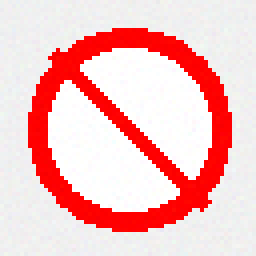
#> input picture datasets/00000/00000_00003.ppm, 64 x 64 px, given in place of img1.jpg, which was not available (shown 4 times larger)
$ python stitch.py
#> lines starting #> are read from the running program, lines starting #| are printed output that depends on the picture; pictures that were not available may be replaced by others from this repository, and a replacement may not be noted
import sys
import argparse
import cv2
import numpy as np

def argument_parser():
    parser = argparse.ArgumentParser(description='Stitch two images together')
    parser.add_argument("--query-image", dest="query_image", required=True,
                        help="First image that needs to be stitched")
    parser.add_argument("--train-image", dest="train_image", required=True,
                        help="Second image that needs to be stitched")
    parser.add_argument("--min-match-count", dest="min_match_count", type=int,
                        required=False, default=10, help="Minimum number of matches required")
    return parser

# Warp img2 to img1 using the homography matrix H
def warpImages(img1, img2, H):
    rows1, cols1 = img1.shape[:2]
    rows2, cols2 = img2.shape[:2]

    list_of_points_1 = np.float32([[0,0], [0,rows1], [cols1,rows1], [cols1,0]]).reshape(-1,1,2)
    temp_points = np.float32([[0,0], [0,rows2], [cols2,rows2], [cols2,0]]).reshape(-1,1,2)
    list_of_points_2 = cv2.perspectiveTransform(temp_points, H)

    list_of_points = np.concatenate((list_of_points_1, list_of_points_2), axis=0)
    [x_min, y_min] = np.int32(list_of_points.min(axis=0).ravel() - 0.5)
    [x_max, y_max] = np.int32(list_of_points.max(axis=0).ravel() + 0.5)

    translation_dist = [-x_min,-y_min]
    H_translation = np.array([[1, 0, translation_dist[0]], [0, 1, translation_dist[1]], [0,0,1]])

    output_img = cv2.warpPerspective(img2, H_translation.dot(H), (x_max-x_min, y_max-y_min))
    output_img[translation_dist[1]:rows1+translation_dist[1], translation_dist[0]:cols1+translation_dist[0]] = img1
    return output_img

if __name__=='__main__':
    # Hard coded paths, remove argparse dependency for testing
    img1 = cv2.imread("D:\\project_envs\\endoscopy-pano\\opencv-learning\\module02-ch05-creating-a-panoramic-image\\img1.jpg", 0)
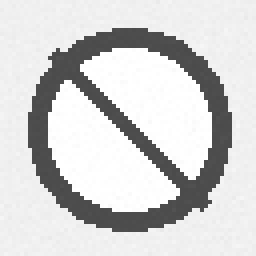
#> img1: shape (64, 64) (shown 4 times larger); min 74, max 255, mean 208.5
    img2 = cv2.imread("D:\\project_envs\\endoscopy-pano\\opencv-learning\\module02-ch05-creating-a-panoramic-image\\img2.jpg", 0)
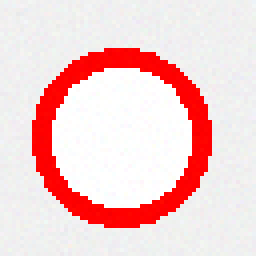
#> input picture datasets/00000/00000_00004.ppm, 64 x 64 px, given in place of img2.jpg, which was not available (shown 4 times larger)
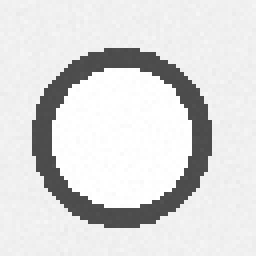
#> img2: shape (64, 64) (shown 4 times larger); min 74, max 255, mean 218.9
    min_match_count = 10

    if img1 is None or img2 is None:
        print("ERROR: Cannot load images! Check file path")
        exit()

    cv2.imshow('Query image', img1)
    cv2.imshow('Train image', img2)

    # Initialize the SIFT detector
    sift = cv2.SIFT_create()

    # Extract the keypoints and descriptors
    keypoints1, descriptors1 = sift.detectAndCompute(img1, None)
#> keypoints1 = 17 keypoints; strongest (x, y, size): (21, 17, 2.1), (43, 48, 2.1), (17, 21, 2.1), (48, 43, 2.1)
    keypoints2, descriptors2 = sift.detectAndCompute(img2, None)
#> keypoints2 = 11 keypoints; strongest (x, y, size): (47, 46, 4.1), (14, 46, 4.1), (42, 18, 4), (11, 41, 4.2)

    # Initialize parameters for Flann based matcher
    FLANN_INDEX_KDTREE = 0
    index_params = dict(algorithm = FLANN_INDEX_KDTREE, trees = 5)
    search_params = dict(checks = 50)

    # Initialize the Flann based matcher object
    flann = cv2.FlannBasedMatcher(index_params, search_params)

    # Compute the matches
    matches = flann.knnMatch(descriptors1, descriptors2, k=2)
#> matches = 17 matches

    # Store all the good matches as per Lowe's ratio test
    good_matches = []
    for m1,m2 in matches:
        if m1.distance < 0.7*m2.distance:
            good_matches.append(m1)
#> this loop made 17 passes
#> after the loop, good_matches = 1 matches

    if len(good_matches) > min_match_count:
        src_pts = np.float32([ keypoints1[good_match.queryIdx].pt for good_match in good_matches ]).reshape(-1,1,2)
        dst_pts = np.float32([ keypoints2[good_match.trainIdx].pt for good_match in good_matches ]).reshape(-1,1,2)

        M, mask = cv2.findHomography(src_pts, dst_pts, cv2.RANSAC, 5.0)
        result = warpImages(img2, img1, M)
        cv2.imshow('Stitched output', result)
        cv2.waitKey(0)
    else:
        print("We don't have enough number of matches between the two images.")
        print("Found only %d matches. We need at least %d matches." % (len(good_matches), min_match_count))
#| Found only 1 matches. We need at least 10 matches.

    cv2.destroyAllWindows()
